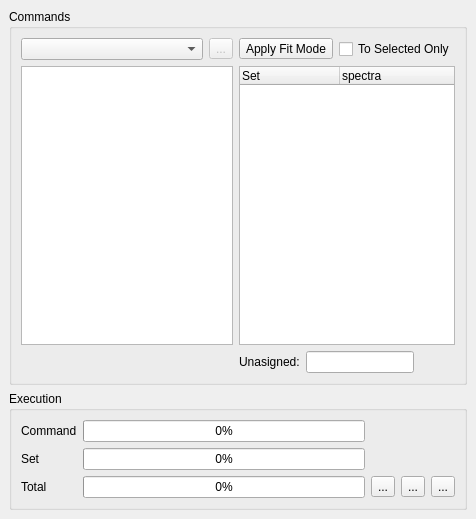
      <widget class="QWidget" name="fittingTab" >
       <property name="geometry" >
        <rect>
         <x>0</x>
         <y>0</y>
         <width>476</width>
         <height>519</height>
        </rect>
       </property>
       <attribute name="title" >
        <string>Fitting</string>
       </attribute>
       <layout class="QVBoxLayout" >
        <property name="spacing" >
         <number>6</number>
        </property>
        <property name="margin" >
         <number>9</number>
        </property>
        <item>
         <widget class="QGroupBox" name="groupBox" >
          <property name="title" >
           <string>Commands</string>
          </property>
          <layout class="QGridLayout" >
           <property name="margin" >
            <number>9</number>
           </property>
           <property name="spacing" >
            <number>6</number>
           </property>
           <item row="2" column="1" >
            <layout class="QHBoxLayout" >
             <property name="spacing" >
              <number>6</number>
             </property>
             <property name="margin" >
              <number>0</number>
             </property>
             <item>
              <widget class="QLabel" name="label_8" >
               <property name="toolTip" >
                <string>Number of spectra that are not assigned to any set (i.e., not yet ready for fitting)</string>
               </property>
               <property name="text" >
                <string>Unasigned:</string>
               </property>
              </widget>
             </item>
             <item>
              <widget class="QLineEdit" name="unasignedLE" >
               <property name="sizePolicy" >
                <sizepolicy vsizetype="Fixed" hsizetype="Preferred" >
                 <horstretch>0</horstretch>
                 <verstretch>0</verstretch>
                </sizepolicy>
               </property>
               <property name="minimumSize" >
                <size>
                 <width>30</width>
                 <height>0</height>
                </size>
               </property>
               <property name="toolTip" >
                <string>Number of spectra that are not assigned to any set (i.e., not yet ready for fitting)</string>
               </property>
               <property name="readOnly" >
                <bool>true</bool>
               </property>
              </widget>
             </item>
             <item>
              <spacer>
               <property name="orientation" >
                <enum>Qt::Horizontal</enum>
               </property>
               <property name="sizeHint" stdset="0" >
                <size>
                 <width>40</width>
                 <height>20</height>
                </size>
               </property>
              </spacer>
             </item>
            </layout>
           </item>
           <item row="0" column="1" >
            <layout class="QHBoxLayout" >
             <property name="spacing" >
              <number>6</number>
             </property>
             <property name="margin" >
              <number>0</number>
             </property>
             <item>
              <widget class="QToolButton" name="applyFitModeBT" >
               <property name="toolTip" >
                <string>Apply currently selected Fit Mode</string>
               </property>
               <property name="text" >
                <string>Apply Fit Mode</string>
               </property>
               <property name="icon" >
                <iconset resource="PAScual.qrc" >
                 <normaloff>:/Icons/Icons/mine/CRbutton_ok.png</normaloff>:/Icons/Icons/mine/CRbutton_ok.png</iconset>
               </property>
               <property name="toolButtonStyle" >
                <enum>Qt::ToolButtonTextBesideIcon</enum>
               </property>
              </widget>
             </item>
             <item>
              <widget class="QCheckBox" name="selectedSetsOnlyCB" >
               <property name="toolTip" >
                <string>&lt;!DOCTYPE HTML PUBLIC "-//W3C//DTD HTML 4.0//EN" "http://www.w3.org/TR/REC-html40/strict.dtd">
&lt;html>&lt;head>&lt;meta name="qrichtext" content="1" />&lt;style type="text/css">
p, li { white-space: pre-wrap; }
&lt;/style>&lt;/head>&lt;body style=" font-family:'MS Shell Dlg 2'; font-size:8.25pt; font-weight:400; font-style:normal;">
&lt;p style=" margin-top:0px; margin-bottom:0px; margin-left:0px; margin-right:0px; -qt-block-indent:0; text-indent:0px; font-size:8pt;">Apply fit mode &lt;span style=" font-weight:600;">only&lt;/span> to selected sets.&lt;/p>
&lt;p style=" margin-top:0px; margin-bottom:0px; margin-left:0px; margin-right:0px; -qt-block-indent:0; text-indent:0px; font-size:8pt;">If not checked, the changes are applied to all sets.&lt;/p>&lt;/body>&lt;/html></string>
               </property>
               <property name="text" >
                <string>To Selected Only</string>
               </property>
              </widget>
             </item>
            </layout>
           </item>
           <item row="1" column="1" >
            <widget class="QTreeWidget" name="setsTree" >
             <property name="toolTip" >
              <string>&lt;html>&lt;head>&lt;meta name="qrichtext" content="1" />&lt;style type="text/css">
p, li { white-space: pre-wrap; }
&lt;/style>&lt;/head>&lt;body style=" font-family:'MS Shell Dlg 2'; font-size:8.25pt; font-weight:400; font-style:normal; text-decoration:none;">
&lt;p style=" margin-top:0px; margin-bottom:0px; margin-left:0px; margin-right:0px; -qt-block-indent:0; text-indent:0px;">Select the sets to which you will apply the commands.&lt;/p>
&lt;p style=" margin-top:0px; margin-bottom:0px; margin-left:0px; margin-right:0px; -qt-block-indent:0; text-indent:0px;">If none is selected, It will be applied to All&lt;/p>&lt;/body>&lt;/html></string>
             </property>
             <property name="selectionMode" >
              <enum>QAbstractItemView::MultiSelection</enum>
             </property>
             <property name="columnCount" >
              <number>2</number>
             </property>
             <column>
              <property name="text" >
               <string>Set</string>
              </property>
             </column>
             <column>
              <property name="text" >
               <string>spectra</string>
              </property>
             </column>
            </widget>
           </item>
           <item row="1" column="0" >
            <widget class="QTableView" name="commandsTable" >
             <property name="showGrid" >
              <bool>false</bool>
             </property>
            </widget>
           </item>
           <item row="0" column="0" >
            <layout class="QHBoxLayout" >
             <property name="spacing" >
              <number>6</number>
             </property>
             <property name="margin" >
              <number>0</number>
             </property>
             <item>
              <widget class="QComboBox" name="fitModeCB" >
               <property name="toolTip" >
                <string>&lt;html>&lt;head>&lt;meta name="qrichtext" content="1" />&lt;style type="text/css">
p, li { white-space: pre-wrap; }
&lt;/style>&lt;/head>&lt;body style=" font-family:'MS Shell Dlg 2'; font-size:8.25pt; font-weight:400; font-style:normal; text-decoration:none;">
&lt;p style=" margin-top:0px; margin-bottom:0px; margin-left:0px; margin-right:0px; -qt-block-indent:0; text-indent:0px; font-size:8pt;">Select a Fit Mode.&lt;/p>
&lt;p style="-qt-paragraph-type:empty; margin-top:0px; margin-bottom:0px; margin-left:0px; margin-right:0px; -qt-block-indent:0; text-indent:0px; font-size:8pt;">&lt;/p>
&lt;p style=" margin-top:0px; margin-bottom:0px; margin-left:0px; margin-right:0px; -qt-block-indent:0; text-indent:0px; font-size:8pt;">A fit mode is a collection of commands that, together, perform a fit. &lt;/p>
&lt;p style=" margin-top:0px; margin-bottom:0px; margin-left:0px; margin-right:0px; -qt-block-indent:0; text-indent:0px; font-size:8pt;">You can edit a Fit Mode using the table below and save it for re-use.&lt;/p>
&lt;p style=" margin-top:0px; margin-bottom:0px; margin-left:0px; margin-right:0px; -qt-block-indent:0; text-indent:0px; font-size:8pt;">Each set (on the right) needs to be assigned a Fit Mode.&lt;/p>&lt;/body>&lt;/html></string>
               </property>
              </widget>
             </item>
             <item>
              <widget class="QToolButton" name="saveFitmodeBT" >
               <property name="enabled" >
                <bool>false</bool>
               </property>
               <property name="toolTip" >
                <string>&lt;html>&lt;head>&lt;meta name="qrichtext" content="1" />&lt;style type="text/css">
p, li { white-space: pre-wrap; }
&lt;/style>&lt;/head>&lt;body style=" font-family:'MS Shell Dlg 2'; font-size:8.25pt; font-weight:400; font-style:normal; text-decoration:none;">
&lt;p style=" margin-top:0px; margin-bottom:0px; margin-left:0px; margin-right:0px; -qt-block-indent:0; text-indent:0px;">Save the Fit Mode&lt;/p>&lt;/body>&lt;/html></string>
               </property>
               <property name="text" >
                <string>...</string>
               </property>
               <property name="icon" >
                <iconset resource="PAScual.qrc" >
                 <normaloff>:/Icons/Icons/mine/CRfilesave.png</normaloff>:/Icons/Icons/mine/CRfilesave.png</iconset>
               </property>
              </widget>
             </item>
            </layout>
           </item>
          </layout>
         </widget>
        </item>
        <item>
         <widget class="QGroupBox" name="groupBox_2" >
          <property name="title" >
           <string>Execution</string>
          </property>
          <layout class="QGridLayout" >
           <property name="margin" >
            <number>9</number>
           </property>
           <property name="spacing" >
            <number>6</number>
           </property>
           <item row="2" column="2" >
            <layout class="QHBoxLayout" >
             <property name="spacing" >
              <number>6</number>
             </property>
             <property name="margin" >
              <number>0</number>
             </property>
             <item>
              <widget class="QToolButton" name="goFitBT" >
               <property name="toolTip" >
                <string>Launch the fit</string>
               </property>
               <property name="text" >
                <string>...</string>
               </property>
               <property name="icon" >
                <iconset resource="PAScual.qrc" >
                 <normaloff>:/Icons/Icons/mine/CRplayer_play.png</normaloff>:/Icons/Icons/mine/CRplayer_play.png</iconset>
               </property>
              </widget>
             </item>
             <item>
              <widget class="QToolButton" name="skipCommandBT" >
               <property name="toolTip" >
                <string>Skip current fit</string>
               </property>
               <property name="text" >
                <string>...</string>
               </property>
               <property name="icon" >
                <iconset resource="PAScual.qrc" >
                 <normaloff>:/Icons/Icons/mine/CRplayer_end.png</normaloff>:/Icons/Icons/mine/CRplayer_end.png</iconset>
               </property>
              </widget>
             </item>
             <item>
              <widget class="QToolButton" name="stopFitBT" >
               <property name="toolTip" >
                <string>Stop all fits</string>
               </property>
               <property name="text" >
                <string>...</string>
               </property>
               <property name="icon" >
                <iconset resource="PAScual.qrc" >
                 <normaloff>:/Icons/Icons/mine/CRplayer_stop.png</normaloff>:/Icons/Icons/mine/CRplayer_stop.png</iconset>
               </property>
              </widget>
             </item>
            </layout>
           </item>
           <item row="2" column="1" >
            <widget class="QProgressBar" name="totalPBar" >
             <property name="value" >
              <number>0</number>
             </property>
             <property name="orientation" >
              <enum>Qt::Horizontal</enum>
             </property>
            </widget>
           </item>
           <item row="1" column="1" >
            <widget class="QProgressBar" name="setPBar" >
             <property name="value" >
              <number>0</number>
             </property>
             <property name="orientation" >
              <enum>Qt::Horizontal</enum>
             </property>
            </widget>
           </item>
           <item row="0" column="1" >
            <widget class="QProgressBar" name="commandPBar" >
             <property name="value" >
              <number>0</number>
             </property>
             <property name="orientation" >
              <enum>Qt::Horizontal</enum>
             </property>
            </widget>
           </item>
           <item row="2" column="0" >
            <widget class="QLabel" name="label_7" >
             <property name="text" >
              <string>Total</string>
             </property>
            </widget>
           </item>
           <item row="1" column="0" >
            <widget class="QLabel" name="label_6" >
             <property name="text" >
              <string>Set</string>
             </property>
            </widget>
           </item>
           <item row="0" column="0" >
            <widget class="QLabel" name="label_4" >
             <property name="text" >
              <string>Command</string>
             </property>
            </widget>
           </item>
          </layout>
         </widget>
        </item>
       </layout>
      </widget>
